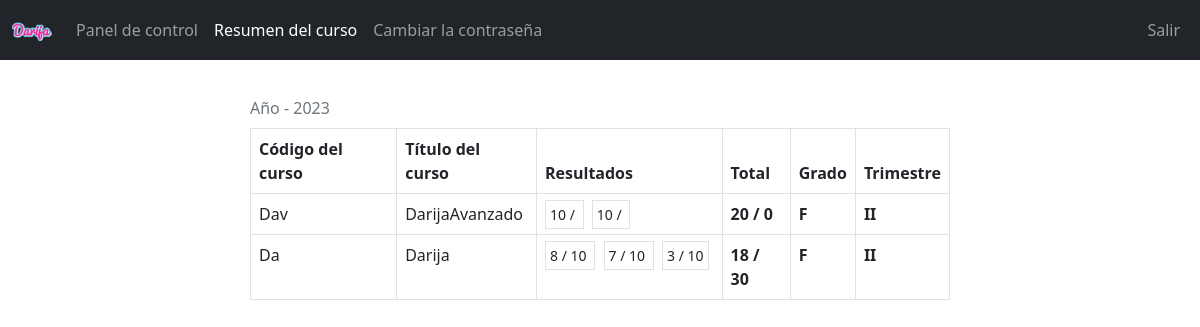
The app's page /Student/grade.php (signed in) with its own data.
### tables this page shows
CREATE TABLE `student_score` (
  `id` int(11) NOT NULL,
  `semester` varchar(100) NOT NULL,
  `year` int(11) NOT NULL,
  `student_id` int(11) NOT NULL,
  `teacher_id` int(11) NOT NULL,
  `subject_id` int(11) NOT NULL,
  `results` varchar(512) NOT NULL
);

CREATE TABLE `subjects` (
  `subject_id` int(11) NOT NULL,
  `subject` varchar(31) NOT NULL,
  `subject_code` varchar(31) NOT NULL,
  `grade` int(11) NOT NULL
);

### Student/data/score.php (called while the page is built)
<?php
function getScoreById($student_id, $conn){
   $sql = "SELECT * FROM student_score
           WHERE student_id=? ORDER BY year DESC";
   $stmt = $conn->prepare($sql);
   $stmt->execute([$student_id]);
   if ($stmt->rowCount() > 0) {
     $student_scores = $stmt->fetchAll();
     return $student_scores;
   }else {
    return 0;
   }
}
function gradeCalc($grade){
   $g = "";
   if ($grade >= 92) {
       $g = "A+";
   }else if ($grade >= 86) {
       $g = "A";
   }else if ($grade >= 80) {
       $g = "A-";
   }else if ($grade >= 75) {
       $g = "B+";
   }else if ($grade >= 70) {
       $g = "B";
   }else if ($grade >= 66) {
       $g = "B-";
   }else if ($grade >= 60) {
       $g = "C";
   }else if ($grade >= 55) {
       $g = "C-";
   }else if ($grade >= 50) {
       $g = "D+";
   }else if ($grade >= 45) {
       $g = "D";
   }else if ($grade >= 40) {
       $g = "D-";
   }else if ($grade < 39) {
       $g = "F";
   }
   return $g;
}

### Student/data/subject.php (called while the page is built, shortened)
<?php
function getSubjectById($subject_id, $conn){
   $sql = "SELECT * FROM subjects
           WHERE subject_id=?";
   $stmt = $conn->prepare($sql);
   $stmt->execute([$subject_id]);
   if ($stmt->rowCount() == 1) {
     $subject = $stmt->fetch();
     return $subject;
   }else {
   	return 0;
   }
}
 ?>

### Student/grade.php (the view, shortened to what this page needs)
<?php
if (isset($_SESSION['student_id']) &&
    isset($_SESSION['role'])) {
    if ($_SESSION['role'] == 'Student') {
     include "../CONEXION_DB.php";
     include "data/score.php";
     include "data/subject.php";
     $student_id = $_SESSION['student_id'];
     $scores = getScoreById($student_id, $conn);
 ?>
<!DOCTYPE html>
<html lang="en">
<head>
	<link rel="stylesheet" href="https://cdn.jsdelivr.net/npm/bootstrap@5.2.0/dist/css/bootstrap.min.css">
	<link rel="stylesheet" href="../css/style.css">
  <link rel="stylesheet" href="https://cdnjs.cloudflare.com/ajax/libs/font-awesome/4.7.0/css/font-awesome.min.css">
</head>
<body>
    <?php
        include "inc/navbar.php";
        if ($scores != 0) {
     ?>
     <div class="d-flex justify-content-center align-items-center flex-column pt-4">
         <?php
            $check = 0;
            foreach ($scores as $score) {
              if($score['year'] == $check){
                $check = $score['year'];
                $csubject = getSubjectById($score['subject_id'], $conn);
          ?>
          <tr>
            <td><?=$csubject['subject_code']?></th>
            <td><?=$csubject['subject']?></th>
            <td>
              <?php
                  $total = 0;
                  $outOf = 0;
                  $results = explode(',', trim($score['results']));
                  foreach ($results as $result) {
                    $temp =  explode(' ', trim($result));
                     $total +=$temp[0];
                     $outOf +=$temp[1];
               ?>
              <small class="border p-1">
                <?=$temp[0]?> / <?=$temp[1]?>
              </small>&nbsp;
            <?php } ?>
            <th><?=$total?> / <?=$outOf?></th>
            <th><?php
                echo gradeCalc($total);
               ?></th>
            <th><?=$score['semester']?></th>
          </tr>
        <?php }else {
          $check = $score['year'];
          $csubject = getSubjectById($score['subject_id'], $conn);
        ?>
         <div class="table-responsive " style="width: 90%; max-width: 700px;">
              <table class="table table-bordered mt-1 mb-5 n-table">
                 <caption style="caption-side:top">Año - <?=$score['year']?> </caption>
                <thead>
                  <tr>
                    <th scope="col">Código del curso</th>
                    <th scope="col">Título del curso</th>
                    <th scope="col">Resultados</th>
                    <th scope="col">Total</th>
                    <th scope="col">Grado</th>
                    <th scope="col">Trimestre</th>
                  </tr>
                </thead>
                <tbody>
                  <tr>
            <td><?=$csubject['subject_code']?></th>
            <td><?=$csubject['subject']?></th>
            <td>
              <?php
                  $total = 0;
                  $outOf = 0;
                  $results = explode(',', trim($score['results']));
                  foreach ($results as $result) {
                    $temp =  explode(' ', trim($result));
                    $total += $temp[0];
                    $outOf += $temp[1];
               ?>
              <small class="border p-1">
                <?=$temp[0]?> / <?=$temp[1]?>
              </small>&nbsp;
            <?php } ?>
            <th><?=$total?> / <?=$outOf?></th>
            <th><?php
                echo gradeCalc($total);
               ?></th>
            <th><?=$score['semester']?></th>
          </tr>
        <?php } if($score['year'] != $check){ ?>
  <?php  } } ?>
   <?php } ?>
</body>
</html>
<?php
  }else {
    header("Location: ../login.php");
    exit;
  }
}else {
	header("Location: ../login.php");
	exit;
}
?>

### css/style.css (style rules this page uses)
.n-table { max-width: 800px; }

### records on screen
student_score: year "2023", subject.subject_code "Dav", subject.subject "DarijaAvanzado", results "10", total "20", outOf "0", total "F", semester "II"
student_score: subject.subject_code "Da", subject.subject "Darija", results "8", results "10", results "7", results "3", total "18", outOf "30", total "F", semester "II"
